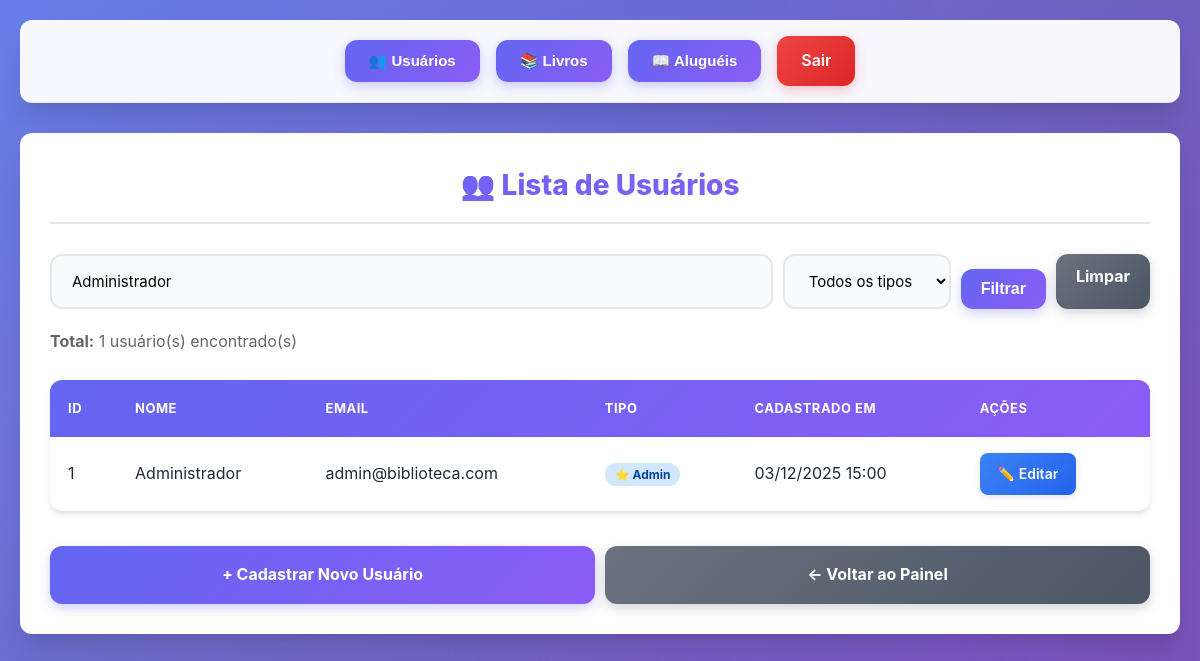
The app's page /usuarios/listar.php?busca=Administrador (signed in) with its own data.
### tables this page shows
CREATE TABLE IF NOT EXISTS usuarios (
    id INT AUTO_INCREMENT PRIMARY KEY,
    nome VARCHAR(255) NOT NULL,
    email VARCHAR(255) NOT NULL UNIQUE,
    senha VARCHAR(255) NOT NULL,
    tipo ENUM('admin', 'aluno') NOT NULL DEFAULT 'aluno',
    created_at TIMESTAMP DEFAULT CURRENT_TIMESTAMP,
    INDEX idx_email (email),
    INDEX idx_tipo (tipo)
);

### config.php (called while the page is built, shortened)
<?php
function sanitize_input($data) {
    return htmlspecialchars(trim($data), ENT_QUOTES, 'UTF-8');
}
function format_date($date, $format = 'd/m/Y') {
    return date($format, strtotime($date));
}
?>

### usuarios/listar.php (the view, shortened to what this page needs)
<?php
require_once '../config.php';
$busca = $_GET['busca'] ?? '';
$filtro_tipo = $_GET['tipo'] ?? '';
try {
    $sql = "SELECT id, nome, email, tipo, created_at FROM usuarios WHERE 1=1";
    $params = [];
    if (!empty($busca)) {
        $sql .= " AND (nome LIKE :busca OR email LIKE :busca)";
        $params[':busca'] = "%$busca%";
    }
    $sql .= " ORDER BY id DESC";
    $stmt = $pdo->prepare($sql);
    $stmt->execute($params);
    $usuarios = $stmt->fetchAll();
} catch (PDOException $e) {
    error_log("Erro ao listar usuários: " . $e->getMessage());
    $usuarios = [];
    $mensagem = show_message("Erro ao carregar usuários.", "erro");
}
?>
<!DOCTYPE html>
<html lang="pt-br">
<head>
    <link rel="stylesheet" href="../style.css">
</head>
<body>
    <nav class="menu">
        <div class="dropdown">
            <button class="dropbtn">👥 Usuários</button>
        </div>
        <div class="dropdown">
            <button class="dropbtn">📚 Livros</button>
        </div>
<div class="dropdown">
    <button class="dropbtn">📖 Aluguéis</button>
</div>
        <a href="../logout.php" class="logout">Sair</a>
    </nav>
    <div class="lista-container">
        <h1>👥 Lista de Usuários</h1>
        <form method="GET" style="margin-bottom: 20px; display: flex; gap: 10px; flex-wrap: wrap;">
            <input type="text"
                   name="busca"
                   placeholder="🔍 Buscar por nome ou email..."
                   value="<?= sanitize_input($busca) ?>"
                   style="flex: 1; min-width: 200px;">
            <select name="tipo" style="width: auto;">
                <option value="">Todos os tipos</option>
            </select>
            <button type="submit" class="btn" style="width: auto; padding: 10px 20px;">Filtrar</button>
            <?php if ($busca || $filtro_tipo): ?>
            <a href="listar.php" class="btn-voltar" style="width: auto; padding: 10px 20px; margin: 0;">Limpar</a>
            <?php endif; ?>
        </form>
        <div style="margin-bottom: 15px; color: #666;">
            <strong>Total:</strong> <?= count($usuarios) ?> usuário(s) encontrado(s)
        </div>
        <?php if (empty($usuarios)): ?>
            <div class="info-box" style="text-align: center;">
                <strong>Nenhum usuário encontrado</strong>
                <?php if ($busca || $filtro_tipo): ?>
                <p>Tente ajustar os filtros de busca</p>
                <?php else: ?>
                <p>Comece cadastrando alguns usuários</p>
                <?php endif; ?>
            </div>
        <?php else: ?>
        <table class="tabela-usuarios">
            <thead>
                <tr>
                    <th>ID</th>
                    <th>Nome</th>
                    <th>Email</th>
                    <th>Tipo</th>
                    <th>Cadastrado em</th>
                    <th>Ações</th>
                </tr>
            </thead>
            <tbody>
                <?php foreach ($usuarios as $usuario): ?>
                <tr>
                    <td><?= $usuario['id'] ?></td>
                    <td><?= sanitize_input($usuario['nome']) ?></td>
                    <td><?= sanitize_input($usuario['email']) ?></td>
                    <td>
                        <span style="padding: 4px 10px; border-radius: 12px; font-size: 12px; font-weight: bold;
                                     <?= $usuario['tipo'] == 'admin' ? 'background: #d1e7ff; color: #084298;' : 'background: #d1e7dd; color: #0f5132;' ?>">
                            <?= $usuario['tipo'] == 'admin' ? '⭐ Admin' : '📖 Aluno' ?>
                        </span>
                    </td>
                    <td><?= format_date($usuario['created_at'], 'd/m/Y H:i') ?></td>
                    <td>
                        <a href="editar.php?id=<?= $usuario['id'] ?>" class="btn-editar">✏️ Editar</a>
                    </td>
                </tr>
                <?php endforeach; ?>
            </tbody>
        </table>
        <?php endif; ?>
        <div style="margin-top: 20px; display: flex; gap: 10px;">
            <a href="cadastrar.php" class="btn">+ Cadastrar Novo Usuário</a>
            <a href="../painel.php" class="btn-voltar">← Voltar ao Painel</a>
        </div>
    </div>
</body>
</html>

### records on screen
usuarios: id "1", nome "Administrador", email "admin@biblioteca.com", tipo "⭐ Admin", created_at "03/12/2025 15:00"

### other values on screen
count($usuarios) "1"
